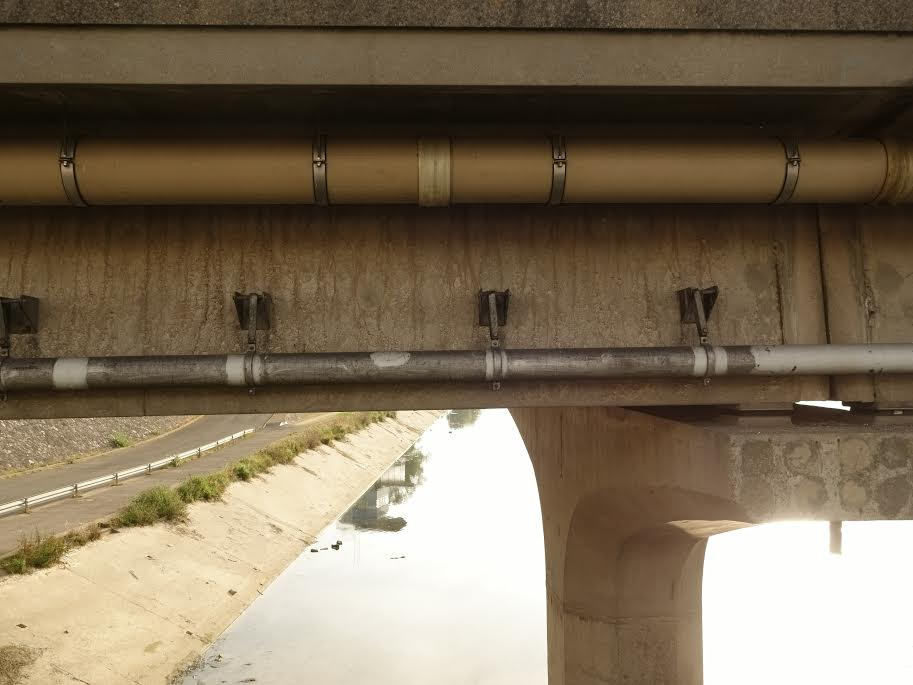
//> input picture templateMatching/img.jpg, 913 x 685 px
$ ./main img.jpg ba.png   (built with g++ and OpenCV 4)
//> lines starting //> are read from the running program, lines starting //| are printed output that depends on the picture; after the words box and inside, x2 and y2 are one past the last pixel; in counts of white or black regions, pixels touching at a corner belong together
#include <opencv2/highgui/highgui.hpp>
#include <opencv2/imgproc/imgproc.hpp>

int main(int argc, char** argv)
{
  cv::Mat ref = cv::imread(argv[1], 1);
//> ref is the input picture: 685 rows x 913 cols, CV_8UC3; mean B, G, R 89.8, 111.2, 125.9
  cv::Mat tpl = cv::imread(argv[2], 1);
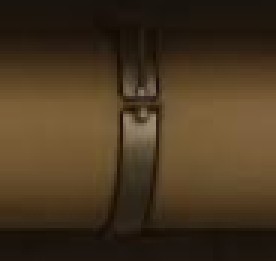
//> input picture templateMatching/ba.png, 92 x 87 px (shown 3 times larger)
//> tpl is the input picture: 87 rows x 92 cols, CV_8UC3; mean B, G, R 32.1, 54.2, 71.9
  if (ref.empty() || tpl.empty())
    return -1;

  cv::Mat gref, gtpl;
  cv::cvtColor(ref, gref, CV_BGR2GRAY);
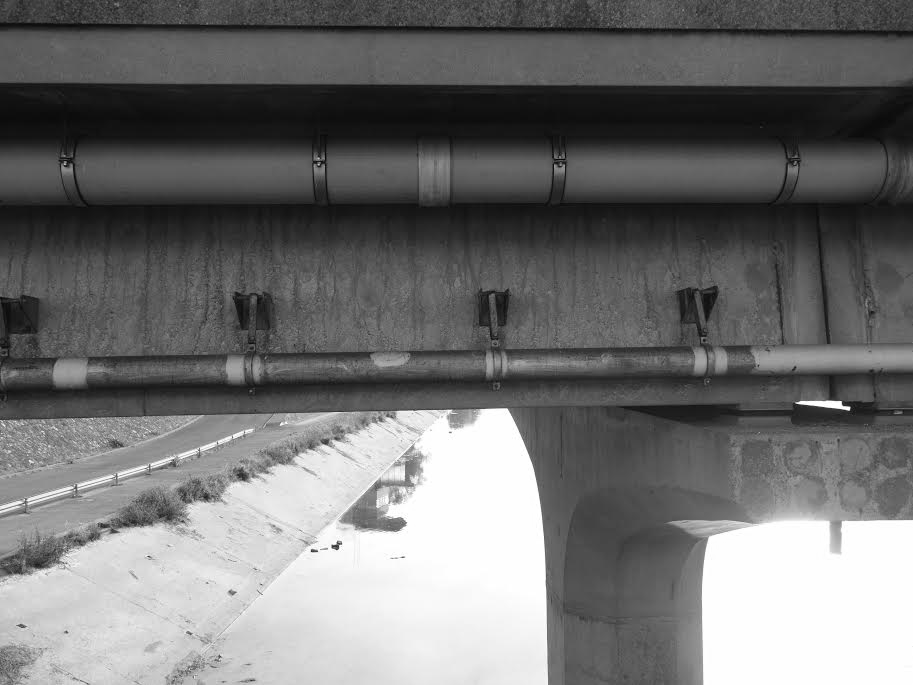
//> gref: 685 rows x 913 cols, CV_8UC1; min 2, max 255, mean 113.2
  cv::cvtColor(tpl, gtpl, CV_BGR2GRAY);
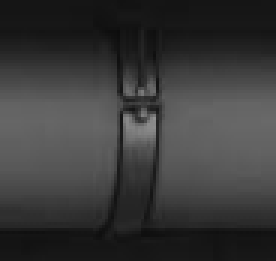
//> gtpl: 87 rows x 92 cols, CV_8UC1 (shown 3 times larger); min 12, max 144, mean 57

  cv::Mat res(ref.rows - tpl.rows + 1, ref.cols - tpl.cols + 1, CV_32FC1);
  cv::matchTemplate(gref, gtpl, res, CV_TM_CCOEFF_NORMED);
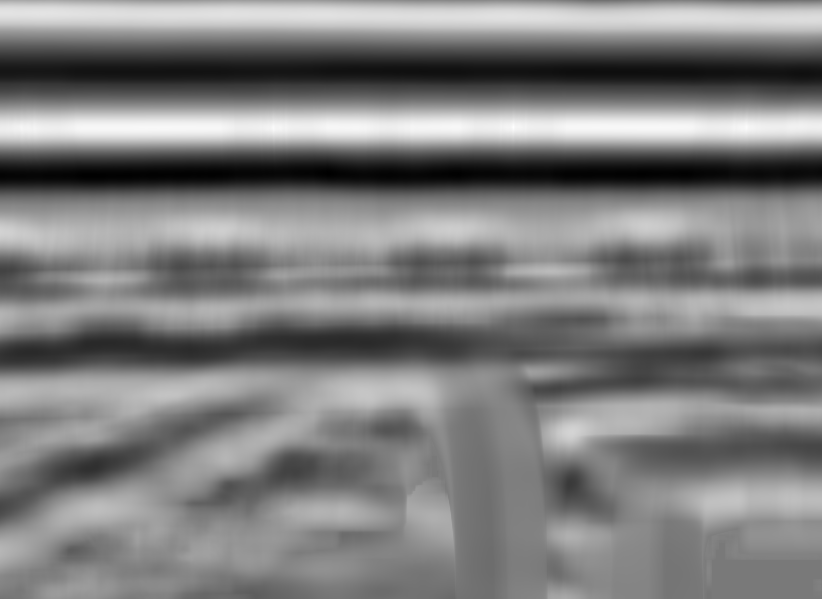
//> res: 599 rows x 822 cols, CV_32FC1; min -0.91, max 0.994, mean 0.0329; drawn with min black and max white
  cv::threshold(res, res, 0.8, 1., CV_THRESH_TOZERO);
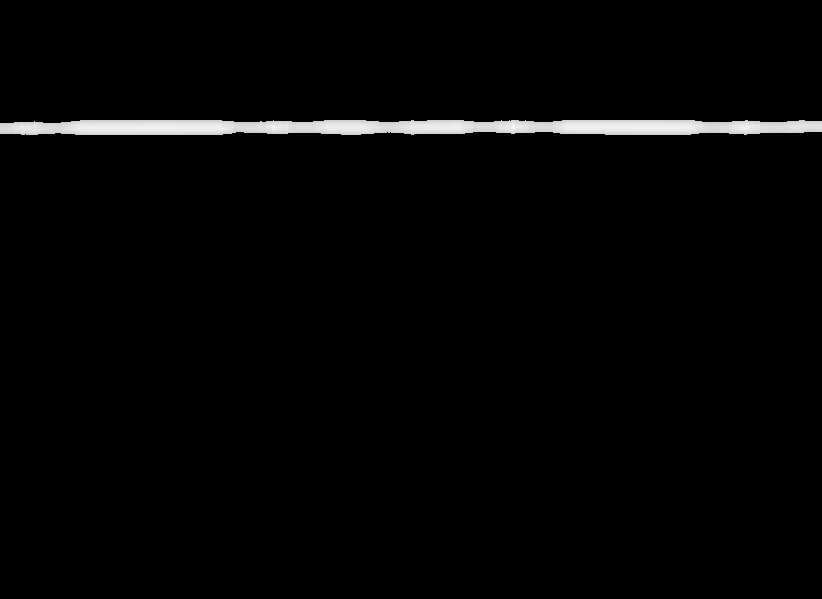
//> res: 599 rows x 822 cols, CV_32FC1; min 0, max 0.994, mean 0.019

  while (true)
  {
    double minval, maxval, threshold = 0.8;
    cv::Point minloc, maxloc;
    cv::minMaxLoc(res, &minval, &maxval, &minloc, &maxloc);

    if (maxval >= threshold)
    {
      cv::rectangle(
        ref,
        maxloc,
        cv::Point(maxloc.x + tpl.cols, maxloc.y + tpl.rows),
        CV_RGB(0, 255, 0), 2
      );
      line(ref, cv::Point(0,maxloc.y+tpl.rows), cv::Point(ref.cols, maxloc.y+tpl.rows) ,CV_RGB(255, 0, 0));
      line(ref, cv::Point(0,maxloc.y), cv::Point(ref.cols, maxloc.y) ,CV_RGB(255, 0, 0));
      cv::floodFill(res, maxloc, cv::Scalar(0), 0, cv::Scalar(.1), cv::Scalar(1.));
    }
    else
      break;
  }
//> this loop made 2 passes
//> (minval, maxval, minloc, maxloc) on pass 1: (0, 0.994, Point(0, 0), Point(513, 127))
//> (minval, maxval) on pass 2: (0, 0)
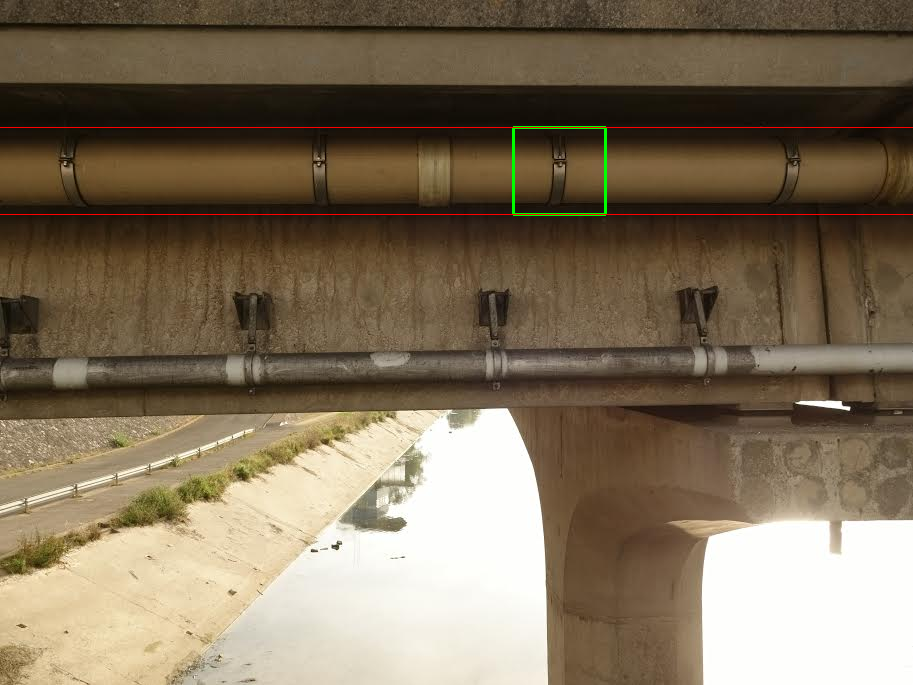
//> ref: 685 rows x 913 cols, CV_8UC3; 0.43% of pixels changed, all inside (x1, y1, x2, y2) = (0, 126, 913, 216)

  cv::imshow("reference", ref);
  cv::waitKey();
  return 0;
}
